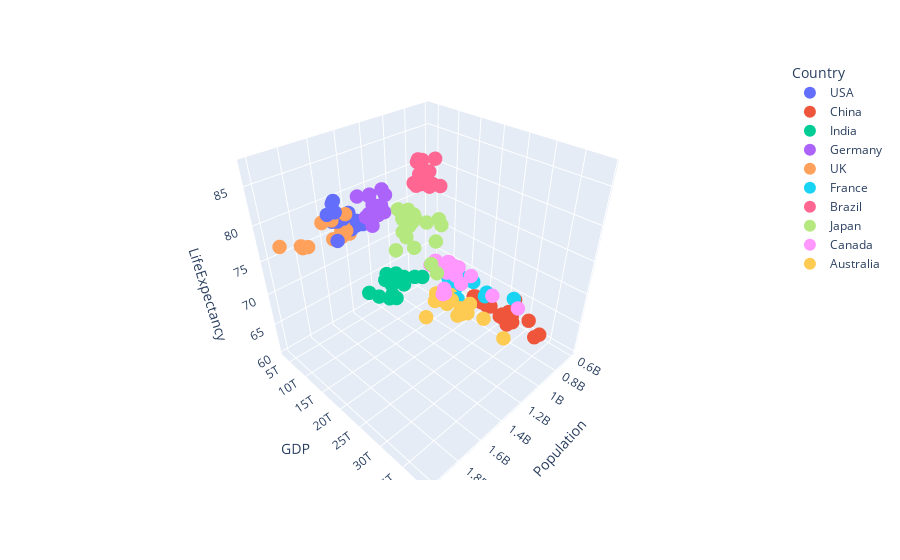

This figure's notebook cell:
### Code cell
# 3. 3D 산점도 작성 및 Hover 기능 추가
fig = px.scatter_3d(data_frame=data, x='Population', y='GDP', z='LifeExpectancy',
                    color='Country', size='Population', hover_name='Country')

# Hover에 추가 정보 표시 (연도)
fig.update_traces(marker=dict(size=5),
                  selector=dict(mode='markers'))

# 3D 그래프 출력
fig.show()
